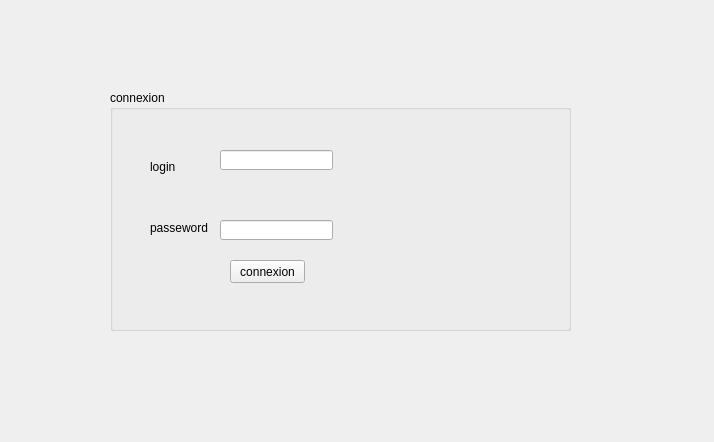
<?xml version="1.0" encoding="UTF-8"?>
<ui version="4.0">
 <class>login</class>
 <widget class="QWidget" name="login">
  <property name="geometry">
   <rect>
    <x>0</x>
    <y>0</y>
    <width>714</width>
    <height>442</height>
   </rect>
  </property>
  <property name="windowTitle">
   <string>Form</string>
  </property>
  <widget class="QGroupBox" name="groupBox">
   <property name="geometry">
    <rect>
     <x>110</x>
     <y>90</y>
     <width>461</width>
     <height>241</height>
    </rect>
   </property>
   <property name="title">
    <string>connexion</string>
   </property>
   <widget class="QLabel" name="label">
    <property name="geometry">
     <rect>
      <x>40</x>
      <y>70</y>
      <width>47</width>
      <height>14</height>
     </rect>
    </property>
    <property name="text">
     <string>login</string>
    </property>
   </widget>
   <widget class="QLabel" name="label_2">
    <property name="geometry">
     <rect>
      <x>40</x>
      <y>130</y>
      <width>111</width>
      <height>16</height>
     </rect>
    </property>
    <property name="text">
     <string>passeword</string>
    </property>
   </widget>
   <widget class="QLineEdit" name="lineEdit">
    <property name="geometry">
     <rect>
      <x>110</x>
      <y>60</y>
      <width>113</width>
      <height>20</height>
     </rect>
    </property>
   </widget>
   <widget class="QLineEdit" name="lineEdit_2">
    <property name="geometry">
     <rect>
      <x>110</x>
      <y>130</y>
      <width>113</width>
      <height>20</height>
     </rect>
    </property>
   </widget>
   <widget class="QPushButton" name="pushButton">
    <property name="geometry">
     <rect>
      <x>120</x>
      <y>170</y>
      <width>75</width>
      <height>23</height>
     </rect>
    </property>
    <property name="text">
     <string>connexion</string>
    </property>
   </widget>
  </widget>
 </widget>
 <resources/>
 <connections/>
</ui>
